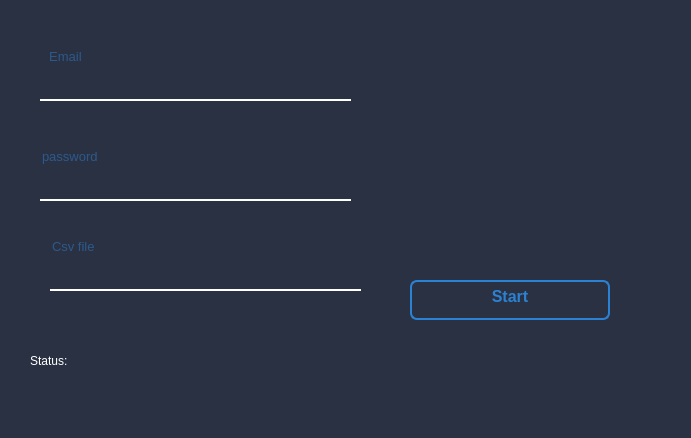
<?xml version="1.0" encoding="UTF-8"?>
<ui version="4.0">
 <class>Form</class>
 <widget class="QWidget" name="Form">
  <property name="geometry">
   <rect>
    <x>0</x>
    <y>0</y>
    <width>691</width>
    <height>438</height>
   </rect>
  </property>
  <property name="windowTitle">
   <string>Form</string>
  </property>
  <property name="styleSheet">
   <string notr="true">background-color:rgb(42, 49, 67);</string>
  </property>
  <widget class="QLineEdit" name="email">
   <property name="geometry">
    <rect>
     <x>40</x>
     <y>20</y>
     <width>311</width>
     <height>81</height>
    </rect>
   </property>
   <property name="font">
    <font>
     <pointsize>10</pointsize>
    </font>
   </property>
   <property name="styleSheet">
    <string notr="true">background-color:rgba(0, 0, 0, 0);
border:none;
border-bottom:2px solid white;

color:  rgb(43, 130, 211);
padding-bottom:7px;
</string>
   </property>
   <property name="echoMode">
    <enum>QLineEdit::Normal</enum>
   </property>
   <property name="placeholderText">
    <string>  Email</string>
   </property>
  </widget>
  <widget class="QPushButton" name="start">
   <property name="geometry">
    <rect>
     <x>410</x>
     <y>280</y>
     <width>200</width>
     <height>40</height>
    </rect>
   </property>
   <property name="font">
    <font>
     <pointsize>12</pointsize>
     <weight>75</weight>
     <bold>true</bold>
    </font>
   </property>
   <property name="styleSheet">
    <string notr="true">
QPushButton#start{
border:2px solid rgb(43, 130, 211);
color: rgb(43, 130, 211);
padding-bottom:7px;
border-radius:7px;


}

QPushButton#start:hover {


border-radius:15px;
}

QPushButton#start:pressed {

border-radius:20px;
}</string>
   </property>
   <property name="text">
    <string>Start</string>
   </property>
  </widget>
  <widget class="QLineEdit" name="password">
   <property name="geometry">
    <rect>
     <x>40</x>
     <y>120</y>
     <width>311</width>
     <height>81</height>
    </rect>
   </property>
   <property name="font">
    <font>
     <pointsize>10</pointsize>
    </font>
   </property>
   <property name="styleSheet">
    <string notr="true">background-color:rgba(0, 0, 0, 0);
border:none;
border-bottom:2px solid white;
color:  rgb(43, 130, 211);
padding-bottom:7px;</string>
   </property>
   <property name="echoMode">
    <enum>QLineEdit::Password</enum>
   </property>
   <property name="placeholderText">
    <string>password</string>
   </property>
  </widget>
  <widget class="QLineEdit" name="csvFile">
   <property name="geometry">
    <rect>
     <x>50</x>
     <y>210</y>
     <width>311</width>
     <height>81</height>
    </rect>
   </property>
   <property name="font">
    <font>
     <pointsize>10</pointsize>
    </font>
   </property>
   <property name="styleSheet">
    <string notr="true">background-color:rgba(0, 0, 0, 0);
border:none;
border-bottom:2px solid white;
color:  rgb(43, 130, 211);
padding-bottom:7px;</string>
   </property>
   <property name="echoMode">
    <enum>QLineEdit::Normal</enum>
   </property>
   <property name="placeholderText">
    <string>Csv file</string>
   </property>
  </widget>
  <widget class="QLabel" name="status">
   <property name="geometry">
    <rect>
     <x>120</x>
     <y>340</y>
     <width>421</width>
     <height>41</height>
    </rect>
   </property>
   <property name="styleSheet">
    <string notr="true">font: 12pt &quot;MS Shell Dlg 2&quot;;
color:green;
</string>
   </property>
   <property name="text">
    <string/>
   </property>
  </widget>
  <widget class="QLabel" name="label_2">
   <property name="geometry">
    <rect>
     <x>30</x>
     <y>340</y>
     <width>61</width>
     <height>41</height>
    </rect>
   </property>
   <property name="styleSheet">
    <string notr="true">font: 12pt &quot;MS Shell Dlg 2&quot;;
color:white;
</string>
   </property>
   <property name="text">
    <string>Status:</string>
   </property>
  </widget>
 </widget>
 <resources>
  <include location="res.qrc"/>
  <include location="email.qrc"/>
 </resources>
 <connections/>
</ui>
